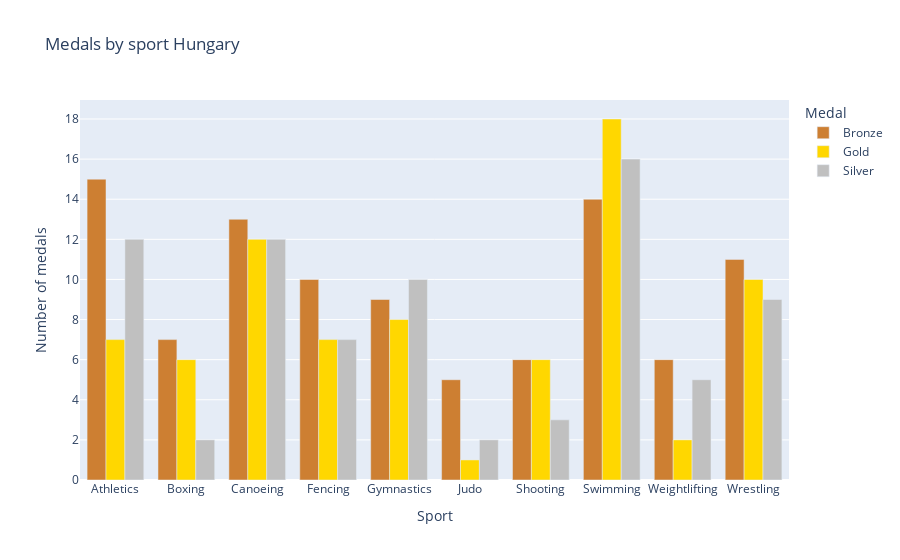

The notebook cell saved with this chart:
### Code cell
#Medals by sport

medal_count = uniMedDf.groupby(["Sport", "Medal"]).size().reset_index(name="Count")
top_Sports = (
    medal_count.groupby(["Sport"])["Count"].sum()
    .sort_values(ascending=False)[:10]
    .index
)
top10Medals = medal_count[medal_count["Sport"].isin(top_Sports)]

fig = px.bar(
    top10Medals,
    x= "Sport",
    y= "Count",
    color= "Medal",
    barmode= "group",
    title= "Medals by sport Hungary",
    labels= { "Count" : "Number of medals", "Sport" : "Sport"},
    color_discrete_map={'Gold': '#FFD700', 'Silver': '#C0C0C0', 'Bronze': '#CD7F32'}
)
fig.show()

### Figure 1 — Plotly figure (JSON) as saved in the notebook; plotly's stock layout.template omitted (floating-point values rounded to 4 significant figures)
{"data": [{"alignmentgroup": "True", "hovertemplate": "Medal=Bronze<br>Sport=%{x}<br>Number of medals=%{y}<extra></extra>", "legendgroup": "Bronze", "marker": {"color": "#CD7F32", "pattern": {"shape": ""}}, "name": "Bronze", "offsetgroup": "Bronze", "orientation": "v", "showlegend": true, "textposition": "auto", "type": "bar", "x": ["Athletics", "Boxing", "Canoeing", "Fencing", "Gymnastics", "Judo", "Shooting", "Swimming", "Weightlifting", "Wrestling"], "xaxis": "x", "y": [15, 7, 13, 10, 9, 5, 6, 14, 6, 11], "yaxis": "y"}, {"alignmentgroup": "True", "hovertemplate": "Medal=Gold<br>Sport=%{x}<br>Number of medals=%{y}<extra></extra>", "legendgroup": "Gold", "marker": {"color": "#FFD700", "pattern": {"shape": ""}}, "name": "Gold", "offsetgroup": "Gold", "orientation": "v", "showlegend": true, "textposition": "auto", "type": "bar", "x": ["Athletics", "Boxing", "Canoeing", "Fencing", "Gymnastics", "Judo", "Shooting", "Swimming", "Weightlifting", "Wrestling"], "xaxis": "x", "y": [7, 6, 12, 7, 8, 1, 6, 18, 2, 10], "yaxis": "y"}, {"alignmentgroup": "True", "hovertemplate": "Medal=Silver<br>Sport=%{x}<br>Number of medals=%{y}<extra></extra>", "legendgroup": "Silver", "marker": {"color": "#C0C0C0", "pattern": {"shape": ""}}, "name": "Silver", "offsetgroup": "Silver", "orientation": "v", "showlegend": true, "textposition": "auto", "type": "bar", "x": ["Athletics", "Boxing", "Canoeing", "Fencing", "Gymnastics", "Judo", "Shooting", "Swimming", "Weightlifting", "Wrestling"], "xaxis": "x", "y": [12, 2, 12, 7, 10, 2, 3, 16, 5, 9], "yaxis": "y"}], "layout": {"barmode": "group", "legend": {"title": {"text": "Medal"}, "tracegroupgap": 0}, "title": {"text": "Medals by sport Hungary"}, "xaxis": {"anchor": "y", "domain": [0, 1], "title": {"text": "Sport"}}, "yaxis": {"anchor": "x", "domain": [0, 1], "title": {"text": "Number of medals"}}}}
